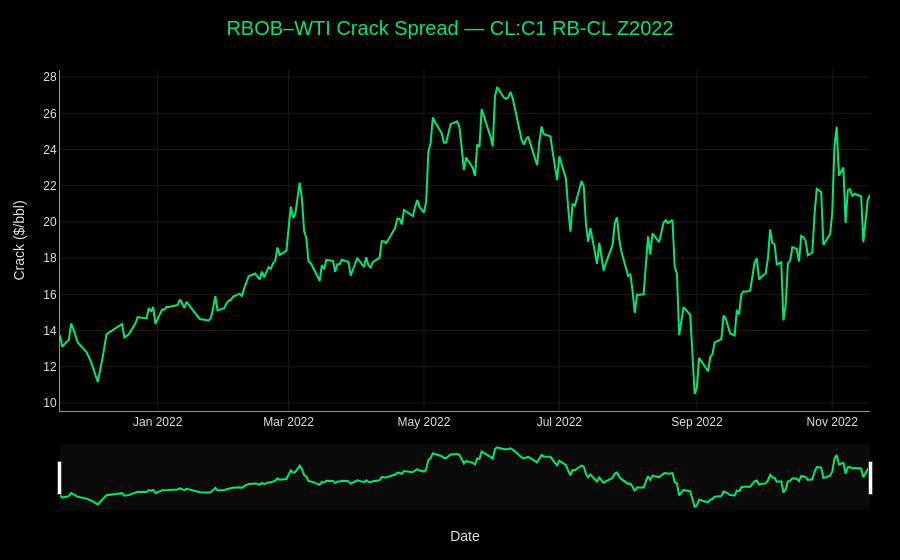

The code cell stored with this chart in its notebook:
### Markdown cell above
## Crack spreads

### Code cell
series = cracks.query("contract == 'CL:C1 RB-CL Z2022'").sort_values("date")
fig = line_figure(
    series,
    title="RBOB\u2013WTI Crack Spread \u2014 CL:C1 RB-CL Z2022",
    y_title="Crack ($/bbl)",
    fill_to_zero=False,
)
fig.show()

### Figure 1 — Plotly figure (JSON) as saved in the notebook; plotly's stock layout.template omitted (floating-point values rounded to 4 significant figures; data arrays with more than 128 entries replaced by an {"elided": "..."} marker saying what was removed)
{"data": [{"hovertemplate": "%{x|%b %d, %Y}<br>Crack ($/bbl): %{y:.2f}<extra></extra>", "line": {"color": "#00E676", "width": 2}, "mode": "lines", "name": "Crack ($/bbl)", "type": "scatter", "x": {"elided": "255 str values"}, "y": {"elided": "255 float values"}}], "layout": {"font": {"color": "#E0E0E0", "family": "Arial"}, "hovermode": "x unified", "margin": {"b": 50, "l": 60, "r": 30, "t": 70}, "paper_bgcolor": "#000000", "plot_bgcolor": "#000000", "title": {"font": {"color": "#00E676", "size": 20}, "text": "RBOB–WTI Crack Spread — CL:C1 RB-CL Z2022", "x": 0.5, "xanchor": "center"}, "xaxis": {"gridcolor": "#1A1A1A", "linecolor": "#00E676", "linewidth": 1, "rangeslider": {"bgcolor": "#0A0A0A", "visible": true}, "showline": true, "title": {"text": "Date"}}, "yaxis": {"gridcolor": "#1A1A1A", "linecolor": "#00E676", "linewidth": 1, "showline": true, "title": {"text": "Crack ($/bbl)"}, "zeroline": false}}}
